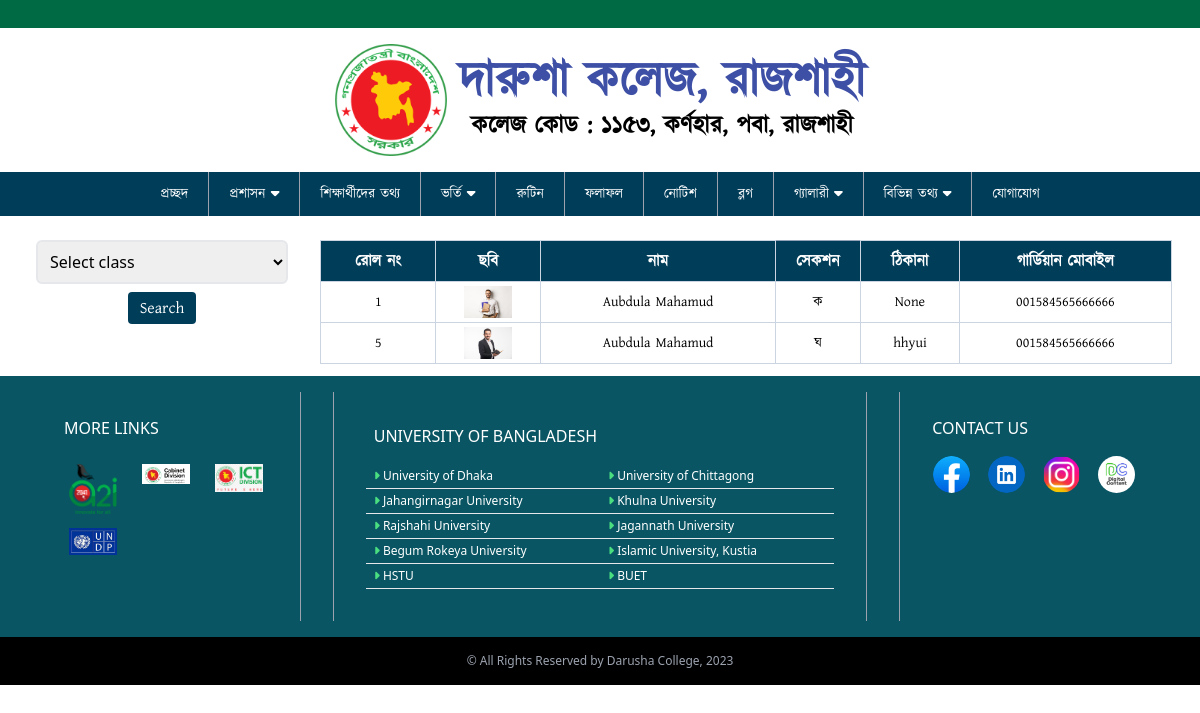
The app's page /students_info/, older data.
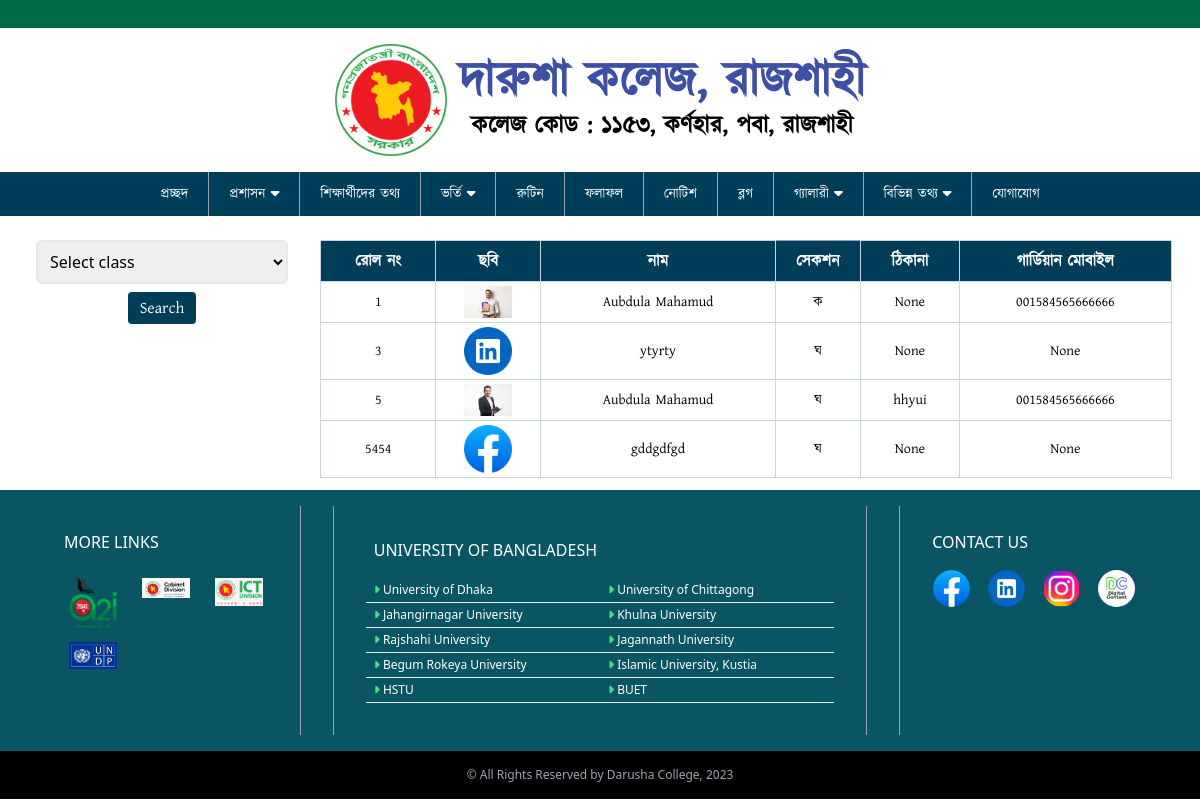
The same page, newer data.
### main_app/models.py (models this page shows)
class Add_Student_info(models.Model):
    Class_Name =(
        ('class_1','class_1'),
        ('class_2','class_2'),
        ('class_3','class_3'),
        ('class_4','class_4'),
        ('class_5','class_5'),
        ('class_6','class_6'),
        ('class_7','class_7'),
        ('class_8','class_8'),
        ('class_9','class_9'),
        ('class_10','class_10'),
        ('inter_first_year','inter_first_year'),
        ('inter_second_year','inter_second_year'),
    )
    select_class = models.CharField(max_length=200,choices=Class_Name)
    student_class_roll = models.IntegerField()
    student_name = models.CharField(max_length=200)
    student_image = models.ImageField(upload_to='student_image')
    guardian_number_1 = models.CharField(max_length=15, blank=True, null=True)
    guardian_number_2 = models.CharField(max_length=15, blank=True, null=True)
    address = models.CharField(max_length=500, blank=True, null=True)
    Section =(
        ('ক','ক'),
        ('খ','খ'),
        ('গ','গ'),
        ('ঘ','ঘ'),
        ('ঙ','ঙ'),
        ('চ','চ'),
        ('ছ','ছ'),
    )
    select_sections = models.CharField(max_length=5,choices=Section)
    class Meta:
        verbose_name_plural = 'Add Student info'
        ordering = ['student_class_roll']
    def __str__(self):
        return self.student_name + ' (' + self.select_class +')' + '( ' + self.select_sections + ' )'

### main_app/views.py (the view)
# urls.py: path('students_info/',students_info ,name='students_info'),
def students_info(request):
    if request.method == 'GET':
        class_name = request.GET.get('class')
        print(class_name)
        if class_name:
            students = Add_Student_info.objects.filter(select_class=class_name)
            print(students)
        else:
            students = Add_Student_info.objects.all()
            print(students)
    context = {
        'students': students,
    }
    return render(request, 'main_app/student_info.html', context)

### main_app/templates/main_app/student_info.html (shortened to what this page needs)
{% extends 'main_app/bass.html' %}
{% block content %}
<main class="flex flex-col lg:flex-row mt-6 px-4">
    <aside class="lg:w-1/4 p-5 pt-0">
      <form action="" method="GET">
        <select
          name="class"
          required
          class="w-full border-2 rounded-md p-2 font-sans mb-2"
        >
          <option value="" selected>Select class</option>
        </select>
        <div class=" text-center">
            <button type="submit" class="bg-navBg text-white rounded py-1 px-3 ">Search</button>
        </div>
      </form>
    </aside>
    <section class="lg:w-3/4 p-3 pt-0">
      <div class="">
        <table
          class="table-auto w-full border-collapse border border-slate-400"
        >
          <thead>
            <tr class="bg-navBg text-white">
              <th class="p-2 border border-slate-300">রোল নং</th>
              <th class="p-2 border border-slate-300">ছবি</th>
              <th class="p-2 border border-slate-300">নাম</th>
              <th class="p-2border border-slate-300">সেকশন</th>
              <th class="p-2 border border-slate-300">ঠিকানা</th>
              <th class="p-2 border border-slate-300">গার্ডিয়ান মোবাইল</th>
            </tr>
          </thead>
          <tbody class="text-sm">
            {% for x in students %}
            <tr>
                <td class="text-center p-2 border border-slate-300">{{x.student_class_roll}}</td>
                <td class="p-1 text-center border border-slate-300">
                  <img
                    src="{{x.student_image.url}}" alt="" class="m-auto w-12"
                  />
                </td>
                <td class="p-2 text-center border border-slate-300">{{ x.student_name }}</td>
                <td class="p-2 text-center border border-slate-300">{{ x.select_sections }}</td>
                <td class="text-center p-2 border border-slate-300">{{ x.address }}</td>
                <td class="text-center p-2 border border-slate-300">{{ x.guardian_number_1 }}</td>
              </tr>
            {% endfor %}
          </tbody>
        </table>
      </div>
    </section>
  </main>
{% endblock %}

### main_app/templates/main_app/bass.html (shortened to what this page needs)
<!DOCTYPE html>
<html lang="en">
  <head>
    <link
      rel="stylesheet"
      href="https://cdnjs.cloudflare.com/ajax/libs/font-awesome/6.4.2/css/all.min.css"
    />
    <script src="https://cdn.tailwindcss.com"></script>
  </head>
  <body class="font-kalpurush">
    <header>
      <div class="h-7 w-full bg-[#006A44]"></div>
      <div>
        <div class="flex justify-center my-4">
          <img
            src="../static/img/bangladesh-govt-logo.png"
            alt=""
            class="w-20 md:w-24 lg:w-28 mr-3"
          />
          <div class="flex items-center">
            <div>
              <h1
                class="text-3xl md:text-4xl lg:text-5xl font-bold text-[#3E4FA6]"
              >
                দারুশা কলেজ, রাজশাহী
              </h1>
              <h3
                class="text-xs md:text-lg lg:text-2xl mt-1 font-semibold text-center"
              >
                কলেজ কোড : ১১৫৩, কর্ণহার, পবা, রাজশাহী
              </h3>
            </div>
          </div>
        </div>
      </div>
      {% include "main_app/include/navbar.html" %}
    </header>
    {% block content %}
    {% endblock %}
    {% include 'main_app/include/footer.html' %}
    </body>
  </html>

### main_app/templates/main_app/include/navbar.html (shortened to what this page needs)
 <nav class="lg:bg-[#003D59]">
    <ul
      class="lg:flex lg:justify-center bg-[#003D59] text-white hidden py-4 lg:py-0"
      id="mobilemenu"
    >
      <li class="border-r border-gray-400">
        <a href="/" class="py-3 px-5 xl:px-6 block text-sm hover:bg-navHover"
          >প্রচ্ছদ</a
        >
      </li>
      <li class="border-r border-gray-400 relative group">
        <a
          href="#"
          class="py-3 px-5 xl:px-6 block text-sm hover:bg-navHover"
          >প্রশাসন <i class="fa-solid fa-caret-down"></i>
        </a>
      </li>
      <li class="border-r border-gray-400">
        <a href="{% url 'students_info' %}" class="py-3 px-5 xl:px-6 block text-sm hover:bg-navHover"
          >শিক্ষার্থীদের তথ্য</a
        >
      </li>
      <li class="border-r border-gray-400 relative group">
        <a
          href="#"
          class="py-3 px-5 xl:px-6 block text-sm hover:bg-navHover"
          >ভর্তি <i class="fa-solid fa-caret-down"></i
        ></a>
      </li>
      <li class="border-r border-gray-400">
        <a href="{% url 'classRoutine' %}" class="py-3 px-5 xl:px-6 block text-sm hover:bg-navHover"
          >রুটিন</a
        >
      </li>
      <li class="border-r border-gray-400">
        <a href="{% url 'result' %}" class="py-3 px-5 xl:px-6 block text-sm hover:bg-navHover"
          >ফলাফল</a
        >
      </li>
      <li class="border-r border-gray-400">
        <a href="{% url 'notices' %}" class="py-3 px-5 xl:px-6 block text-sm hover:bg-navHover"
          >নোটিশ</a
        >
      </li>
      <li class="border-r border-gray-400">
        <a href="" class="py-3 px-5 xl:px-6 block text-sm hover:bg-navHover"
          >ব্লগ</a
        >
      </li>
      <li class="border-r border-gray-400 relative group">
        <a
          href="#"
          class="py-3 px-5 xl:px-6 block text-sm hover:bg-navHover"
          >গ্যালারী <i class="fa-solid fa-caret-down"></i
        ></a>
      </li>
      <li class="border-r border-gray-400 relative group">
        <a
          href="#"
          class="py-3 px-5 xl:px-6 block text-sm hover:bg-navHover"
          >বিভিন্ন তথ্য <i class="fa-solid fa-caret-down"></i
        ></a>
      </li>
      <li class="">
        <a href="{% url 'contact' %}" class="py-3 px-5 xl:px-6 block text-sm hover:bg-navHover"
          >যোগাযোগ</a
        >
      </li>
    </ul>
  </nav>

### main_app/templates/main_app/include/footer.html
<footer class="bg-footerBg p-4">
    <div class="lg:flex">
      <div class="lg:w-1/4 p-6 mx-4 lg:border-r border-gray-400 mb-4 lg:mb-0">
        <h3
          class="text-white uppercase font-sans mb-4 mx-2 text-center lg:text-left"
        >
          More links
        </h3>
        <div class="grid grid-cols-4 lg:grid-cols-3">
          <div class="p-2 h-16 w-16 m-auto">
            <a href="https://a2i.gov.bd/">
              <img
                src="../static/img/a2i.png"
                alt=""
                class="m-auto"
              />
            </a>
          </div>
          <div class="p-2 h-16 w-16 m-auto">
            <a href="https://cabinet.gov.bd/">
              <img
                src="../static/img/cabinet_division.png"
                alt=""
                class="m-auto"
              />
            </a>
          </div>
          <div class="p-2 h-16 w-16 m-auto">
            <a href="https://ictd.gov.bd/">
              <img
                src="../static/img/ict_division.png"
                alt=""
                class="m-auto"
              />
            </a>
          </div>
          <div class="p-2 h-16 w-16 m-auto">
            <a href="https://www.undp.org/bangladesh">
              <img
                src="../static/img/undp.jpg"
                alt=""
                class="m-auto"
              />
            </a>
          </div>
        </div>
      </div>
      <div
        class="lg:w-2/4 border-t lg:border-t-0 lg:border-x border-gray-400 p-4 md:p-8 mx-2 md:mx-4 mb-4 lg:mb-0"
      >
        <h3
          class="text-white uppercase font-sans mb-4 mx-2 text-center lg:text-left"
        >
          University of Bangladesh
        </h3>
        <div class="flex">
          <div class="w-1/2">
            <ul>
              <li class="border-b">
                <a
                  href=""
                  class="block text-xs text-white py-1 px-2 font-sans hover:underline"
                  ><i class="fa-solid fa-caret-right text-green-400"></i>
                  University of Dhaka</a
                >
              </li>
              <li class="border-b">
                <a
                  href=""
                  class="block text-xs text-white py-1 px-2 font-sans hover:underline"
                  ><i class="fa-solid fa-caret-right text-green-400"></i>
                  Jahangirnagar University</a
                >
              </li>
              <li class="border-b">
                <a
                  href=""
                  class="block text-xs text-white py-1 px-2 font-sans hover:underline"
                  ><i class="fa-solid fa-caret-right text-green-400"></i>
                  Rajshahi University</a
                >
              </li>
              <li class="border-b">
                <a
                  href=""
                  class="block text-xs text-white py-1 px-2 font-sans hover:underline"
                  ><i class="fa-solid fa-caret-right text-green-400"></i>
                  Begum Rokeya University</a
                >
              </li>
              <li class="border-b">
                <a
                  href=""
                  class="block text-xs text-white py-1 px-2 font-sans hover:underline"
                  ><i class="fa-solid fa-caret-right text-green-400"></i>
                  HSTU</a
                >
              </li>
            </ul>
          </div>
          <div class="w-1/2">
            <ul>
              <li class="border-b">
                <a
                  href=""
                  class="block text-xs text-white py-1 px-2 font-sans hover:underline"
                  ><i class="fa-solid fa-caret-right text-green-400"></i>
                  University of Chittagong</a
                >
              </li>
              <li class="border-b">
                <a
                  href=""
                  class="block text-xs text-white py-1 px-2 font-sans hover:underline"
                  ><i class="fa-solid fa-caret-right text-green-400"></i>
                  Khulna University</a
                >
              </li>
              <li class="border-b">
                <a
                  href=""
                  class="block text-xs text-white py-1 px-2 font-sans hover:underline"
                  ><i class="fa-solid fa-caret-right text-green-400"></i>
                  Jagannath University</a
                >
              </li>
              <li class="border-b">
                <a
                  href=""
                  class="block text-xs text-white py-1 px-2 font-sans hover:underline"
                  ><i class="fa-solid fa-caret-right text-green-400"></i>
                  Islamic University, Kustia</a
                >
              </li>
              <li class="border-b">
                <a
                  href=""
                  class="block text-xs text-white py-1 px-2 font-sans hover:underline"
                  ><i class="fa-solid fa-caret-right text-green-400"></i>
                  BUET</a
                >
              </li>
            </ul>
          </div>
        </div>
      </div>
      <div class="lg:w-1/4 lg:border-l border-gray-400 p-6 mx-4 mb-4 lg:mb-0">
        <h3
          class="text-white uppercase font-sans mb-4 mx-2 text-center lg:text-left"
        >
          contact us
        </h3>
        <div class="grid grid-cols-4">
          <div>
            <a href="">
              <img
                src="../static/img/facebook.png"
                alt=""
                class="rounded-full w-8/12 m-auto"
              />
            </a>
          </div>
          <div>
            <a href="">
              <img
                src="../static/img/linkedin.png"
                alt=""
                class="rounded-full w-8/12 m-auto"
              />
            </a>
          </div>
          <div>
            <a href="">
              <img
                src="../static/img/ins.png"
                alt=""
                class="rounded-full w-8/12 m-auto"
              />
            </a>
          </div>
          <div>
            <a href="">
              <img
                src="../static/img/digital-content.jpg"
                alt=""
                class="rounded-full w-8/12 m-auto"
              />
            </a>
          </div>
        </div>
      </div>
    </div>
  </footer>
  <div class="bg-black">
    <p class="text-gray-400 p-4 text-center font-sans text-xs">
      &copy; All Rights Reserved by Darusha College, 2023
    </p>
  </div>

### main_app/templates/main_app/bass.html (style rules this page uses)
body { transition: 0.9s; }

Row changes from the older to the newer data that the page shows:
added Add_Student_info: student_class_roll "3", student_image (picture), student_name "ytyrty", select_sections "ঘ", address "None", guardian_number_1 "None"
added Add_Student_info: student_class_roll "5454", student_image (picture), student_name "gddgdfgd", select_sections "ঘ", address "None", guardian_number_1 "None"
